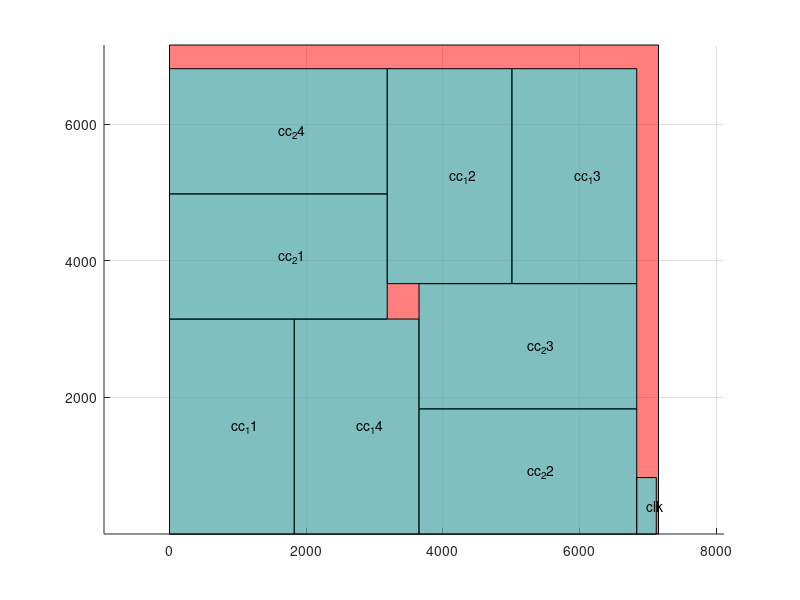

Write the MATLAB code that produced this figure.
axis equal;
hold on;
grid on;

block_x=[0 0 7156.66 7156.66 0 ];
block_y=[0 7156.66 7156.66 0 0 ];
fill(block_x,block_y,'r','facealpha',0.5);
block_x=[0 0 1826 1826 0 ];
block_y=[0 3146 3146 0 0 ];
fill(block_x,block_y,'c','facealpha',0.5);
text(913, 1573, 'cc_11');

block_x=[3186 3186 5012 5012 3186 ];
block_y=[3664 6810 6810 3664 3664 ];
fill(block_x,block_y,'c','facealpha',0.5);
text(4099, 5237, 'cc_12');

block_x=[5012 5012 6838 6838 5012 ];
block_y=[3664 6810 6810 3664 3664 ];
fill(block_x,block_y,'c','facealpha',0.5);
text(5925, 5237, 'cc_13');

block_x=[1826 1826 3652 3652 1826 ];
block_y=[0 3146 3146 0 0 ];
fill(block_x,block_y,'c','facealpha',0.5);
text(2739, 1573, 'cc_14');

block_x=[0 0 3186 3186 0 ];
block_y=[3146 4978 4978 3146 3146 ];
fill(block_x,block_y,'c','facealpha',0.5);
text(1593, 4062, 'cc_21');

block_x=[3652 3652 6838 6838 3652 ];
block_y=[0 1832 1832 0 0 ];
fill(block_x,block_y,'c','facealpha',0.5);
text(5245, 916, 'cc_22');

block_x=[3652 3652 6838 6838 3652 ];
block_y=[1832 3664 3664 1832 1832 ];
fill(block_x,block_y,'c','facealpha',0.5);
text(5245, 2748, 'cc_23');

block_x=[0 0 3186 3186 0 ];
block_y=[4978 6810 6810 4978 4978 ];
fill(block_x,block_y,'c','facealpha',0.5);
text(1593, 5894, 'cc_24');

block_x=[6838 6838 7124 7124 6838 ];
block_y=[0 826 826 0 0 ];
fill(block_x,block_y,'c','facealpha',0.5);
text(6981, 413, 'clk');

